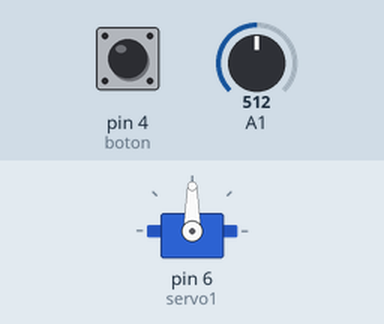
Simulated run of this sketch. Board: Arduino Uno, built with avr-gcc and run on an emulated ATmega328P. Parts: servo. The inputs (shaded band) are chosen by the test bench; at power-on: A1 = 512, pin 4 (boton) HIGH.

Above: at 1.2 s.
1.3 s: A1 set to 593
2.8 s: A1 set to 613
At 4.6 s:
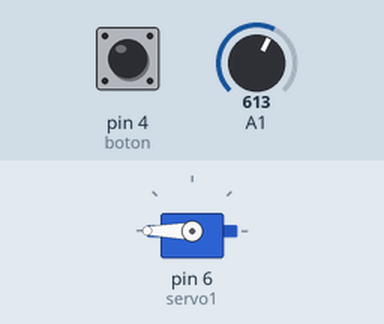
5.8 s: A1 set to 390
At 7.48 s:
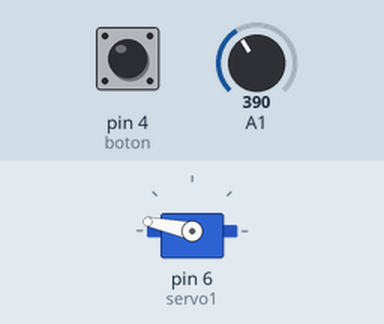
8.8 s: A1 set to 407
At 8.8 s:
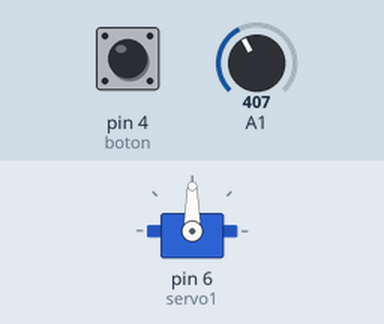
10.3 s: A1 set to 306
At 12.5 s:
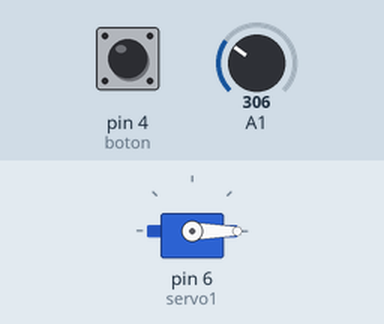
13.3 s: A1 set to 610
At 15.16 s:
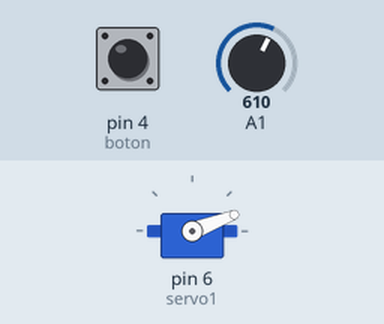
Timing chart, 0 to 17.3 s (numbered marks = the images above; inputs shaded):
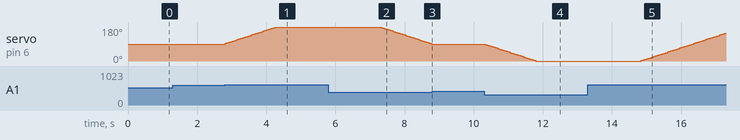

The sketch:

JOYSTICK_2.ino
```cpp
#include <Servo.h>              // Incluir la librería Servo
Servo servo1;                   // Crear un objeto tipo Servo llamado servo1
int angulo = 90 ;               // Empezamos en el centro
int salto = 3 ;                 // Controla el salto por movimiento
int Eje_X = A1 ;
int Eje_Y = A2 ;
int boton = 4  , LED = 12 ;

void setup()
{
  servo1.attach(6) ;  // Conectar servo1 al pin 6
  pinMode( boton, INPUT_PULLUP) ;
}

void loop()
{
  int p = analogRead(A1);

  if ( p < 400 )                    // Si la lectura es menor de 400
     angulo = angulo - salto ;    // disminuimos el angulo
  else if (p>600)                   // Si mayor de 600
     angulo = angulo + salto ;    // Aumentamos el angulo

  servo1.write(angulo);             // Y este es el que mueve el servo
  delay (50);                       // Este delay regula la velocidad del movimiento

  if ( ! digitalRead(boton))
    digitalWrite(LED, HIGH);
  else
    digitalWrite(LED, LOW);
}
```

Measured:
- the behaviour switches between 600 and 601 on A1 (found by bisection; images 0 and 1)
- the behaviour switches between 399 and 400 on A1 (found by bisection; images 2 and 3)
- after the input at 1.3 s, every drawn part: stays the same
- after the input at 2.8 s, servo on pin 6 (servo1): moves from 90° to 180° over 1.5 s, starting at once
- after the input at 5.8 s, servo on pin 6 (servo1): moves from 180° to 90° over 1.5 s, starting after 1.5 s
- after the input at 8.8 s, servo on pin 6 (servo1): stays 90° (without the input it goes to 87° after 0.03 s)
- after the input at 10.3 s, servo on pin 6 (servo1): moves from 90° to 0° over 1.5 s, starting at once
- after the input at 13.3 s, servo on pin 6 (servo1): moves from 0° to 147° over 2.4 s, starting after 1.6 s
